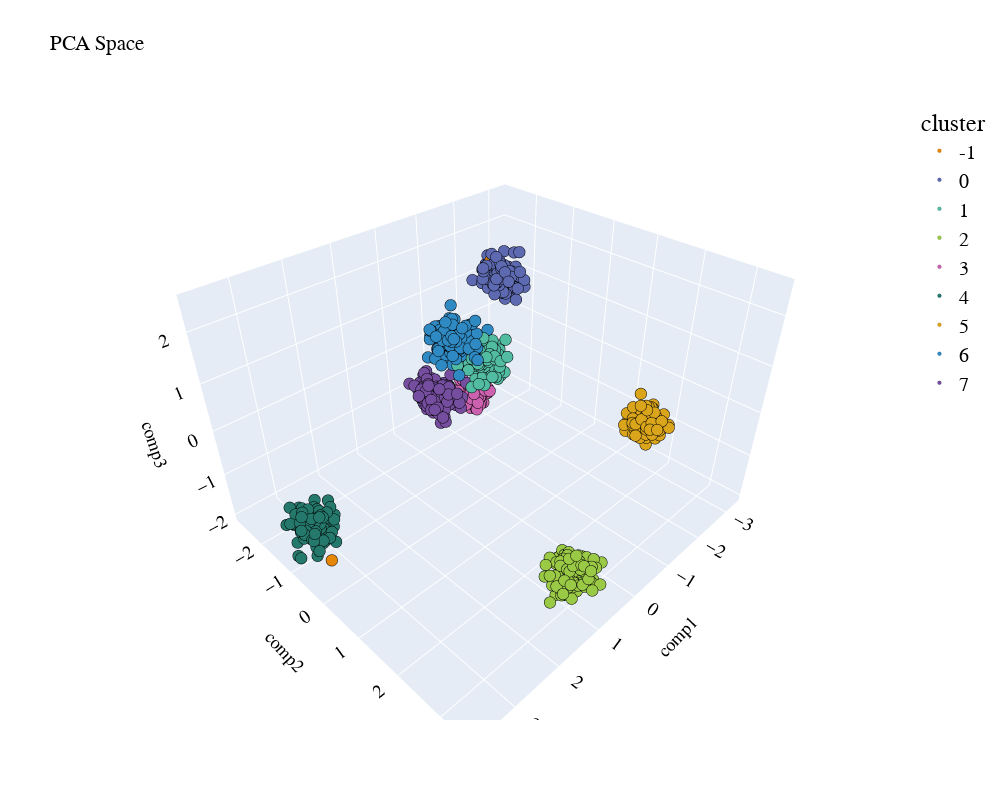

The code cell stored with this chart in its notebook:
### Code cell
pca_3d_object, df_pca_3d = get_pca_3d(X, labels)
plot_pca_3d(df_pca_3d, title = "PCA Space", opacity=1, width_line = 0.1)
